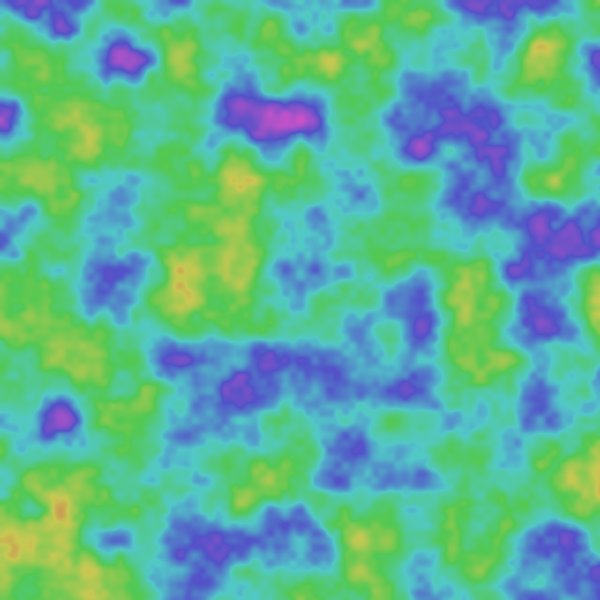
Frame 1 (no input)
Frame 2 (the mouse pressed at the canvas centre, redrawn once): identical to frame 1, image omitted

The Processing sketch that drew this single still picture (run headless with seeded random() and noise(); the mouse was pressed at the canvas centre and the sketch redrawn once):

// Processing sketch: genuary2
// ── genuary2.pde
// #genuary2023
// #genuary2

// JAN. 2: Made in 10 minutes
// HSB noise map
// Code by: khanhf-ng820

int noiseMax = 10;

void setup() {
  size(600, 600);
  colorMode(HSB);
}

void draw() {
  loadPixels();
  for (int i = 0; i < width; i++) {
    for (int j = 0; j < height; j++) {
      float xoff = map(i, 0, width, 0, noiseMax);
      float yoff = map(j, 0, height, 0, noiseMax);
      pixels[i*height+j] = color(map(noise(xoff, yoff), 0, 1, 0, 255), 150, 200);
    }
  }
  updatePixels();
  noLoop();
}
